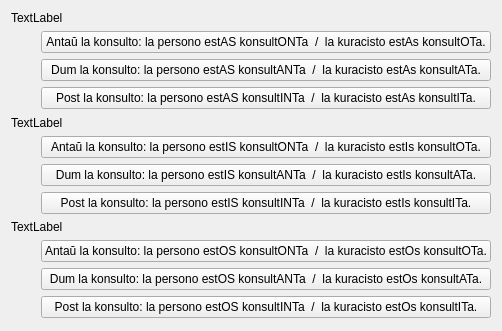
     <widget class="QWidget" name="tab_7">
      <attribute name="icon">
       <iconset resource="ikonoj.qrc">
        <normaloff>:/ikonoj/leciono.png</normaloff>:/ikonoj/leciono.png</iconset>
      </attribute>
      <attribute name="title">
       <string>7</string>
      </attribute>
      <layout class="QVBoxLayout" name="verticalLayout_57" stretch="0,1,0,1,0,3">
       <item>
        <layout class="QVBoxLayout" name="verticalLayout_31">
         <item>
          <widget class="QLabel" name="Lec10_Label755">
           <property name="text">
            <string>TextLabel</string>
           </property>
           <property name="alignment">
            <set>Qt::AlignBottom|Qt::AlignLeading|Qt::AlignLeft</set>
           </property>
           <property name="wordWrap">
            <bool>true</bool>
           </property>
          </widget>
         </item>
         <item>
          <layout class="QHBoxLayout" name="horizontalLayout_56">
           <item>
            <spacer name="horizontalSpacer_9">
             <property name="orientation">
              <enum>Qt::Horizontal</enum>
             </property>
             <property name="sizeType">
              <enum>QSizePolicy::Fixed</enum>
             </property>
             <property name="sizeHint" stdset="0">
              <size>
               <width>30</width>
               <height>20</height>
              </size>
             </property>
            </spacer>
           </item>
           <item>
            <layout class="QVBoxLayout" name="verticalLayout_30">
             <item>
              <widget class="neklakebla" name="pushButton_53">
               <property name="sizePolicy">
                <sizepolicy hsizetype="Preferred" vsizetype="Fixed">
                 <horstretch>0</horstretch>
                 <verstretch>0</verstretch>
                </sizepolicy>
               </property>
               <property name="text">
                <string>Antaŭ la konsulto: la persono estAS konsultONTa  /  la kuracisto estAs konsultOTa.</string>
               </property>
              </widget>
             </item>
             <item>
              <widget class="neklakebla" name="pushButton_54">
               <property name="sizePolicy">
                <sizepolicy hsizetype="Preferred" vsizetype="Fixed">
                 <horstretch>0</horstretch>
                 <verstretch>0</verstretch>
                </sizepolicy>
               </property>
               <property name="text">
                <string>Dum la konsulto: la persono estAS konsultANTa  /  la kuracisto estAs konsultATa.</string>
               </property>
              </widget>
             </item>
             <item>
              <widget class="neklakebla" name="pushButton_55">
               <property name="sizePolicy">
                <sizepolicy hsizetype="Preferred" vsizetype="Fixed">
                 <horstretch>0</horstretch>
                 <verstretch>0</verstretch>
                </sizepolicy>
               </property>
               <property name="text">
                <string>Post la konsulto: la persono estAS konsultINTa  /  la kuracisto estAs konsultITa.</string>
               </property>
              </widget>
             </item>
            </layout>
           </item>
          </layout>
         </item>
        </layout>
       </item>
       <item>
        <spacer name="verticalSpacer_14">
         <property name="orientation">
          <enum>Qt::Vertical</enum>
         </property>
         <property name="sizeType">
          <enum>QSizePolicy::Expanding</enum>
         </property>
         <property name="sizeHint" stdset="0">
          <size>
           <width>20</width>
           <height>1</height>
          </size>
         </property>
        </spacer>
       </item>
       <item>
        <layout class="QVBoxLayout" name="verticalLayout_32">
         <item>
          <widget class="QLabel" name="Lec10_Label756">
           <property name="text">
            <string>TextLabel</string>
           </property>
           <property name="alignment">
            <set>Qt::AlignBottom|Qt::AlignLeading|Qt::AlignLeft</set>
           </property>
           <property name="wordWrap">
            <bool>true</bool>
           </property>
          </widget>
         </item>
         <item>
          <layout class="QHBoxLayout" name="horizontalLayout_57">
           <item>
            <spacer name="horizontalSpacer_10">
             <property name="orientation">
              <enum>Qt::Horizontal</enum>
             </property>
             <property name="sizeType">
              <enum>QSizePolicy::Fixed</enum>
             </property>
             <property name="sizeHint" stdset="0">
              <size>
               <width>30</width>
               <height>20</height>
              </size>
             </property>
            </spacer>
           </item>
           <item>
            <layout class="QVBoxLayout" name="verticalLayout_33">
             <item>
              <widget class="neklakebla" name="pushButton_56">
               <property name="sizePolicy">
                <sizepolicy hsizetype="Preferred" vsizetype="Fixed">
                 <horstretch>0</horstretch>
                 <verstretch>0</verstretch>
                </sizepolicy>
               </property>
               <property name="text">
                <string>Antaŭ la konsulto: la persono estIS konsultONTa  /  la kuracisto estIs konsultOTa.</string>
               </property>
              </widget>
             </item>
             <item>
              <widget class="neklakebla" name="pushButton_57">
               <property name="sizePolicy">
                <sizepolicy hsizetype="Preferred" vsizetype="Fixed">
                 <horstretch>0</horstretch>
                 <verstretch>0</verstretch>
                </sizepolicy>
               </property>
               <property name="text">
                <string>Dum la konsulto: la persono estIS konsultANTa  /  la kuracisto estIs konsultATa.</string>
               </property>
              </widget>
             </item>
             <item>
              <widget class="neklakebla" name="pushButton_58">
               <property name="sizePolicy">
                <sizepolicy hsizetype="Preferred" vsizetype="Fixed">
                 <horstretch>0</horstretch>
                 <verstretch>0</verstretch>
                </sizepolicy>
               </property>
               <property name="text">
                <string>Post la konsulto: la persono estIS konsultINTa  /  la kuracisto estIs konsultITa.</string>
               </property>
              </widget>
             </item>
            </layout>
           </item>
          </layout>
         </item>
        </layout>
       </item>
       <item>
        <spacer name="verticalSpacer_15">
         <property name="orientation">
          <enum>Qt::Vertical</enum>
         </property>
         <property name="sizeType">
          <enum>QSizePolicy::Expanding</enum>
         </property>
         <property name="sizeHint" stdset="0">
          <size>
           <width>20</width>
           <height>1</height>
          </size>
         </property>
        </spacer>
       </item>
       <item>
        <layout class="QVBoxLayout" name="verticalLayout_34">
         <item>
          <widget class="QLabel" name="Lec10_Label757">
           <property name="text">
            <string>TextLabel</string>
           </property>
           <property name="alignment">
            <set>Qt::AlignBottom|Qt::AlignLeading|Qt::AlignLeft</set>
           </property>
           <property name="wordWrap">
            <bool>true</bool>
           </property>
          </widget>
         </item>
         <item>
          <layout class="QHBoxLayout" name="horizontalLayout_58">
           <item>
            <spacer name="horizontalSpacer_11">
             <property name="orientation">
              <enum>Qt::Horizontal</enum>
             </property>
             <property name="sizeType">
              <enum>QSizePolicy::Fixed</enum>
             </property>
             <property name="sizeHint" stdset="0">
              <size>
               <width>30</width>
               <height>20</height>
              </size>
             </property>
            </spacer>
           </item>
           <item>
            <layout class="QVBoxLayout" name="verticalLayout_35">
             <item>
              <widget class="neklakebla" name="pushButton_59">
               <property name="sizePolicy">
                <sizepolicy hsizetype="Preferred" vsizetype="Fixed">
                 <horstretch>0</horstretch>
                 <verstretch>0</verstretch>
                </sizepolicy>
               </property>
               <property name="text">
                <string>Antaŭ la konsulto: la persono estOS konsultONTa  /  la kuracisto estOs konsultOTa.</string>
               </property>
              </widget>
             </item>
             <item>
              <widget class="neklakebla" name="pushButton_60">
               <property name="sizePolicy">
                <sizepolicy hsizetype="Preferred" vsizetype="Fixed">
                 <horstretch>0</horstretch>
                 <verstretch>0</verstretch>
                </sizepolicy>
               </property>
               <property name="text">
                <string>Dum la konsulto: la persono estOS konsultANTa  /  la kuracisto estOs konsultATa.</string>
               </property>
              </widget>
             </item>
             <item>
              <widget class="neklakebla" name="pushButton_61">
               <property name="sizePolicy">
                <sizepolicy hsizetype="Preferred" vsizetype="Fixed">
                 <horstretch>0</horstretch>
                 <verstretch>0</verstretch>
                </sizepolicy>
               </property>
               <property name="text">
                <string>Post la konsulto: la persono estOS konsultINTa  /  la kuracisto estOs konsultITa.</string>
               </property>
              </widget>
             </item>
            </layout>
           </item>
          </layout>
         </item>
        </layout>
       </item>
       <item>
        <spacer name="verticalSpacer_22">
         <property name="orientation">
          <enum>Qt::Vertical</enum>
         </property>
         <property name="sizeHint" stdset="0">
          <size>
           <width>20</width>
           <height>1</height>
          </size>
         </property>
        </spacer>
       </item>
      </layout>
     </widget>
